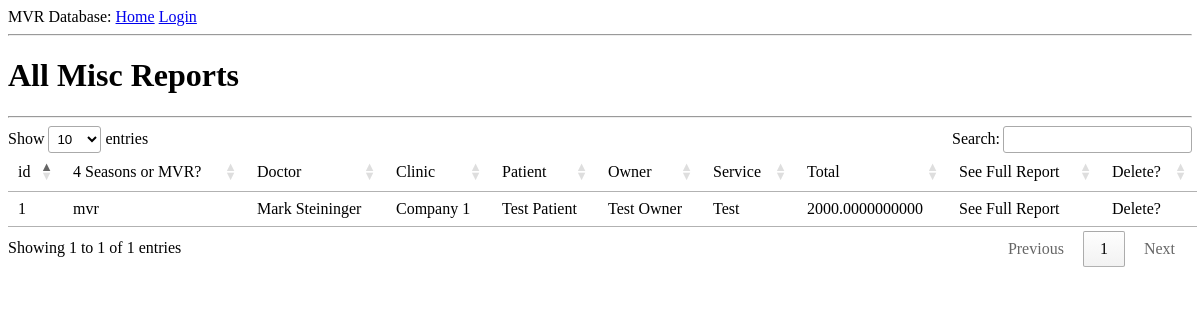
The page /misctable on the database its author committed.
### app/models.py (models this page shows, shortened)
class Report_Misc(db.Model):
    id = db.Column(db.Integer, primary_key=True)
    doctor = db.Column(db.String(24))
    docSerialNum = db.Column(db.String(20))
    clinicSerialNum = db.Column(db.Integer())
    clinicName = db.Column(db.String(24))
    mvr4seasons = db.Column(db.String(24))
    patient = db.Column(db.String(24))
    owner = db.Column(db.String(24))
    service = db.Column(db.String(24))
    SvcTotal = db.Column(db.Numeric)
    Misc_Service_Description = db.Column(db.String(300))
    date = db.Column(db.String(12))

### app/routes.py (the view)
@app.route('/misctable', methods=['GET'])
def miscTable():
    reports = Report_Misc.query.all()
    return render_template('/tables/miscReportTable.html', title='All Misc Reports', reports=reports)

### app/templates/tables/miscReportTable.html (shortened to what this page needs)
{% extends "base.html" %}
{% block content %}
<link rel="stylesheet" type="text/css" href="https://cdn.datatables.net/1.10.19/css/jquery.dataTables.min.css">
<h1>All Misc Reports</h1>
<hr />
    <table id="table-1">
        <thead>
            <tr>
                <td>id</td><td>4 Seasons or MVR?</td><td>Doctor</td><td>Clinic</td><td>Patient</td><td>Owner</td><td>Service</td><td>Total</td><td>See Full Report</td><td>Delete?</td>
            </tr>
        </thead>
        <tbody>
        {% for r in reports %}
        <tr>
            <td>{{ r.id }}</td><td>{{ r.mvr4seasons }}</td><td>{{ r.doctor }}</td><td>{{ r.clinicName }}</td><td>{{ r.patient }}</td><td>{{ r.owner }}</td><td>{{ r.service }}</td><td>{{ r.SvcTotal }}</td><td> See Full Report </td><td>Delete?</td>
        </tr>
        {% endfor %}
        </tbody>
    </table>
{% endblock %}

### rows shown on the page
Report_Misc: id "1", mvr4seasons "mvr", doctor "Mark Steininger", clinicName "Company 1", patient "Test Patient", owner "Test Owner", service "Test", SvcTotal "2000.0000000000"
